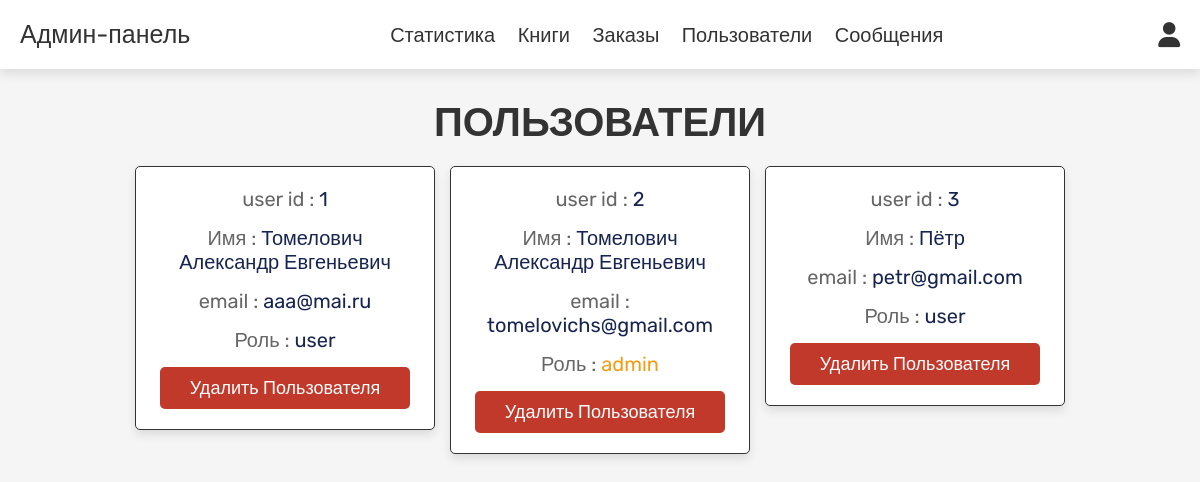
Screenshot of /admin_users.php (signed in) with the database file from the repository.
### tables this page shows
CREATE TABLE `users` (
  `id` int NOT NULL,
  `name` varchar(100) NOT NULL,
  `email` varchar(100) NOT NULL,
  `password` varchar(100) NOT NULL,
  `user_type` varchar(20) NOT NULL DEFAULT 'user'
);

### admin_users.php (the view, shortened to what this page needs)
<?php
include 'config.php';
?>
<!DOCTYPE html>
<html lang="en">
<head>
   <link rel="stylesheet" href="https://cdnjs.cloudflare.com/ajax/libs/font-awesome/6.0.0/css/all.min.css">
   <link rel="stylesheet" href="css/admin_style.css">
</head>
<body>
<?php include 'admin_header.php'; ?>
<section class="users">
   <h1 class="title"> Пользователи </h1>
   <div class="box-container">
      <?php
         $select_users = mysqli_query($conn, "SELECT * FROM `users`") or die('query failed');
         while($fetch_users = mysqli_fetch_assoc($select_users)){
      ?>
      <div class="box">
         <p> user id : <span><?php echo $fetch_users['id']; ?></span> </p>
         <p> Имя : <span><?php echo $fetch_users['name']; ?></span> </p>
         <p> email : <span><?php echo $fetch_users['email']; ?></span> </p>
         <p> Роль : <span style="color:<?php if($fetch_users['user_type'] == 'admin'){ echo 'var(--orange)'; } ?>"><?php echo $fetch_users['user_type']; ?></span> </p>
         <a href="admin_users.php?delete=<?php echo $fetch_users['id']; ?>" onclick="return confirm('delete this user?');" class="delete-btn">Удалить пользователя</a>
      </div>
      <?php
         };
      ?>
   </div>
</section>
</body>
</html>

### css/admin_style.css (style rules this page uses)
:root { --purple:#182450; --red:#c0392b; --orange:#f39c12; --black:#333; --white:#fff; --light-color:#666; --light-white:#ccc; --light-bg:#f5f5f5; --border:.1rem solid var(--black); --box-shadow:0 .5rem 1rem rgba(0,0,0,.1); }
* { font-family: 'Rubik', sans-serif; margin:0; padding:0; box-sizing: border-box; outline: none; border:none; text-decoration: none; transition:all .2s linear; }
html { font-size: 62.5%; overflow-x: hidden; }
body { background-color: var(--light-bg); }
section { padding:3rem 2rem; }
.title { text-align: center; margin-bottom: 2rem; text-transform: uppercase; color:var(--black); font-size: 4rem; }
.btn, .option-btn, .delete-btn, .white-btn { display: inline-block; margin-top: 1rem; padding:1rem 3rem; cursor: pointer; color:var(--white); font-size: 1.8rem; border-radius: .5rem; text-transform: capitalize; }
.delete-btn { background-color: var(--red); }
.users .box-container { display: grid; grid-template-columns: repeat(auto-fit, 30rem); justify-content: center; gap:1.5rem; max-width: 1200px; margin:0 auto; align-items: flex-start; }
.users .box-container .box { background-color: var(--white); padding:2rem; border:var(--border); box-shadow: var(--box-shadow); border-radius: .5rem; text-align: center; }
.users .box-container .box p { padding-bottom: 1.5rem; font-size: 2rem; color:var(--light-color); }
.users .box-container .box p span { color:var(--purple); }
.users .box-container .box .delete-btn { margin-top: 0; }

### rows the page displays
users: id "1", name "Томелович Александр Евгеньевич", email "aaa@mai.ru", user_type "user"
users: id "2", name "Томелович Александр Евгеньевич", email "tomelovichs@gmail.com", user_type "admin"
users: id "3", name "Пётр", email "petr@gmail.com", user_type "user"
